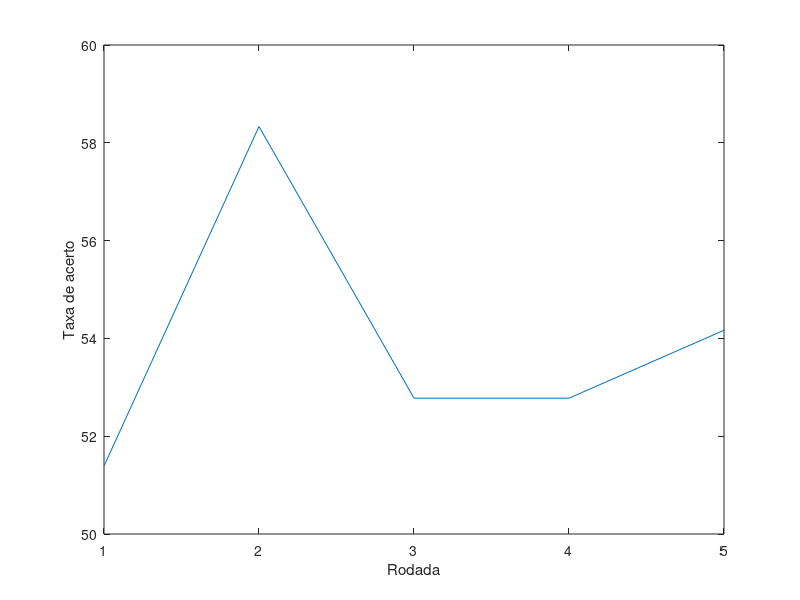

Recreate this plot in MATLAB.
% Implementacao da rede MLP canonica (backpropagation com gradiente descendente)
% Usando as funcoes built-in (internas) do matlab
%
% Exemplo para disciplina de ICA
% Autor: Guilherme de A. Barreto
% Date: 06/07/2016

%
% X = Vetor de entrada
% d = saida desejada (escalar)
% W = Matriz de pesos Entrada -> Camada Oculta
% M = Matriz de Pesos Camada Oculta -> Camada saida
% eta = taxa de aprendizagem
% alfa = fator de momento

clear; clc; close all

% Carrega DADOS
%=================
load derm_input.txt;
load derm_target.txt;

dados=derm_input;  % Vetores (padroes) de entrada
alvos=derm_target; % Saidas desejadas correspondentes
total_classes=[sum(alvos(1,:)),sum(alvos(2,:)),sum(alvos(3,:)),sum(alvos(4,:)),sum(alvos(5,:)),sum(alvos(6,:))];
 
clear derm_input;  % Libera espaco em memoria
clear derm_target;

% Embaralha vetores de entrada e saidas desejadas
[LinD ColD]=size(dados);

% Normaliza componetes para media zero e variancia unitaria
for i=1:LinD,
	mi=mean(dados(i,:));  % Media das linhas
    di=std(dados(i,:));   % desvio-padrao das linhas 
	dados(i,:)= (dados(i,:) - mi)./di;
end 
Dn=dados;

% Define tamanho dos conjuntos de treinamento/teste (hold out)
ptrn=0.8;    % Porcentagem usada para treino
ptst=1-ptrn; % Porcentagem usada para teste


% DEFINE ARQUITETURA DA REDE
%===========================
Ne = 200; % No. de epocas de treinamento
Nr = 5;   % No. de rodadas de treinamento/teste
Nh = 1;   % No. de neuronios na camada oculta
No = 6;   % No. de neuronios na camada de saida

eta=0.1;   % Passo de aprendizagem
mom=0.0;  % Fator de momento

Tx_OK_c=[];
T2_out = [];
T2_in =[];

for r=1:Nr,  % LOOP de rodadas de treinamento/teste
    
    rodada=r,
    
    I=randperm(ColD); Dn=Dn(:,I); alvos=alvos(:,I);   % Embaralha pares entrada/saida 
        
    % Vetores para treinamento e saidas desejadas correspondentes
    J=floor(ptrn*ColD);
    P = Dn(:,1:J); T1 = alvos(:,1:J);
    [lP cP]=size(P);   % Tamanho da matriz de vetores de treinamento
    
    % Vetores para teste e saidas desejadas correspondentes
    Q = Dn(:,J+1:end); T2 = alvos(:,J+1:end);
    [lQ cQ]=size(Q);   % Tamanho da matriz de vetores de teste
    total_classes=[sum(T2(1,:)),sum(T2(2,:)),sum(T2(3,:)),sum(T2(4,:)),sum(T2(5,:)),sum(T2(6,:))];
  
    % Inicia matrizes de pesos
    WW=0.01*rand(Nh,lP+1);   % Pesos entrada -> camada oculta
    WW_old=WW;              % Necessario para termo de momento
    
    MM=0.01*rand(No,Nh+1);   % Pesos camada oculta -> camada de saida
    MM_old = MM;            % Necessario para termo de momento
    
    %%% ETAPA DE TREINAMENTO
    for t=1:Ne,
        
        Epoca=t;
        
        I=randperm(cP); P=P(:,I); T1=T1(:,I);   % Embaralha vetores de treinamento e saidas desejadas
        
        EQ=0;
        for tt=1:cP,   % Inicia LOOP de epocas de treinamento
            % CAMADA OCULTA
            X=[-1; P(:,tt)];      % Constroi vetor de entrada com adicao da entrada x0=-1
            Ui = WW * X;          % Ativacao (net) dos neuronios da camada oculta
            Yi = 1./(1+exp(-Ui)); % Saida entre [0,1] (funcao logistica)
            
            % CAMADA DE SAIDA
            Y=[-1; Yi];           % Constroi vetor de entrada DESTA CAMADA com adicao da entrada y0=-1
            Uk = MM * Y;          % Ativacao (net) dos neuronios da camada de saida
            Ok = 1./(1+exp(-Uk)); % Saida entre [0,1] (funcao logistica)
            
            % CALCULO DO ERRO
            Ek = T1(:,tt) - Ok;           % erro entre a saida desejada e a saida da rede
            EQ = EQ + 0.5*sum(Ek.^2);     % soma do erro quadratico de todos os neuronios p/ VETOR DE ENTRADA
            
            
            %%% CALCULO DOS GRADIENTES LOCAIS
            Dk = Ok.*(1 - Ok) + 0.05;  % derivada da sigmoide logistica (camada de saida)
            DDk = Ek.*Dk;       % gradiente local (camada de saida)
            
            Di = Yi.*(1 - Yi) + 0.05; % derivada da sigmoide logistica (camada oculta)
            DDi = Di.*(MM(:,2:end)'*DDk);    % gradiente local (camada oculta)
            
            % AJUSTE DOS PESOS - CAMADA DE SAIDA
            MM_aux=MM;
            MM = MM + eta*DDk*Y' + mom*(MM - MM_old);
            MM_old=MM_aux;
            
            % AJUSTE DOS PESOS - CAMADA OCULTA
            WW_aux=WW;
            WW = WW + eta*DDi*X' + mom*(WW - WW_old);
            WW_old=WW_aux;
        end   % Fim de uma epoca
        
        % MEDIA DO ERRO QUADRATICO P/ EPOCA
        EQM(t)=EQ/cP;
    end   % Fim do loop de treinamento
    
    OUT1=[];
    for tt=1:cP,   % Inicia LOOP de epocas de treinamento
            % CAMADA OCULTA
            X=[-1; P(:,tt)];      % Constroi vetor de entrada com adicao da entrada x0=-1
            Ui = WW * X;          % Ativacao (net) dos neuronios da camada oculta
            Yi = 1./(1+exp(-Ui)); % Saida entre [0,1] (funcao logistica)
            
            
            % CAMADA DE SAIDA
            Y=[-1; Yi];           % Constroi vetor de entrada DESTA CAMADA com adicao da entrada y0=-1
            Uk = MM * Y;          % Ativacao (net) dos neuronios da camada de saida
            Ok = 1./(1+exp(-Uk)); % Saida entre [0,1] (funcao logistica)
            OUT1=[OUT1 Ok];
            
    end
    
    %% ETAPA DE GENERALIZACAO  %%%
    EQ2=0;
    OUT2=[];
    HID2=[];
    for tt=1:cQ,
        % CAMADA OCULTA
        X=[-1; Q(:,tt)];      % Constroi vetor de entrada com adicao da entrada x0=-1
        Ui = WW * X;          % Ativacao (net) dos neuronios da camada oculta
        Yi = 1./(1+exp(-Ui)); % Saida entre [0,1] (funcao logistica)
        HID2=[HID2 Yi];
        
        % CAMADA DE SAIDA
        Y=[-1; Yi];           % Constroi vetor de entrada DESTA CAMADA com adicao da entrada y0=-1
        Uk = MM * Y;          % Ativacao (net) dos neuronios da camada de saida
        Ok = 1./(1+exp(-Uk)); % Saida entre [0,1] (funcao logistica)
        OUT2=[OUT2 Ok];       % Armazena saida da rede
        
        % Gradiente local da camada de saida
        Ek = T2(:,tt) - Ok;   % erro entre a saida desejada e a saida da rede
        Dk = Ok.*(1 - Ok);    % derivada da sigmoide logistica
        DDk = Ek.*Dk;         % gradiente local igual ao erro x derivada da funcao de ativacao
        
        % ERRO QUADRATICO GLOBAL (todos os neuronios) POR VETOR DE ENTRADA
        EQ2 = EQ2 + 0.5*sum(Ek.^2);
        
        % Gradiente local da camada oculta
        Di = Yi.*(1 - Yi); % derivada da sigmoide logistica
        DDi = Di.*(MM(:,2:end)'*DDk);
    end
    
    % MEDIA DO ERRO QUADRATICO COM REDE TREINADA (USANDO DADOS DE TREINAMENTO)
    EQM2=EQ2/cQ;
    
    % CALCULA TAXA DE ACERTO
    count_OK=0;  % Contador de acertos
    count_OK_c=[0,0,0,0,0,0]; % Contador de acertos por classe
    for t=1:cQ,
        c = [0;0;0;0;0;0];
        [T2max iT2max]=max(T2(:,t));  % Indice da saida desejada de maior valor
        [OUT2_max iOUT2_max]=max(OUT2(:,t)); % Indice do neuronio cuja saida eh a maior
        if iT2max==iOUT2_max,   % Conta acerto se os dois indices coincidem
            count_OK=count_OK+1;
            count_OK_c(iT2max)=count_OK_c(iT2max)+1;
        end
        c(iOUT2_max)=1;
       
        T2_out = [T2_out c];
    end
    T2_in = [T2_in T2];
    % Plota curva de aprendizagem
    % Se quiser visualizar a curva de aprendizagem para uma rodada
    % basta fazer Nr=1 e descomentar a linha de codigo abaixo.
    %figure; plot(EQM);  
    
    % Taxa de acerto global
    Tx_OK(r)=100*(count_OK/cQ);
    Tx_OK_c=[Tx_OK_c;[100*(count_OK_c(1)/total_classes(1)),100*(count_OK_c(2)/total_classes(2)),100*(count_OK_c(3)/total_classes(3)),100*(count_OK_c(4)/total_classes(4)),100*(count_OK_c(5)/total_classes(5)),100*(count_OK_c(6)/total_classes(6))]];
    
        
end
mediaDasClasses=mean(Tx_OK_c)
figure;
plot(Tx_OK);
xlabel('Rodada');
ylabel('Taxa de acerto');
saveas(gcf, 'TaxaDeAcerto.jpg');
% Estatisticas Descritivas
Media=mean(Tx_OK)
Mediana=median(Tx_OK)
[Maxima Imax]=max(Tx_OK)
[Minima Imin]=min(Tx_OK)
DevPadrao=std(Tx_OK)

save('t2_in.mat','T2_in');
save('t2_out.mat','T2_out');

%[C,order] = confusionmat(T2,OUT2)